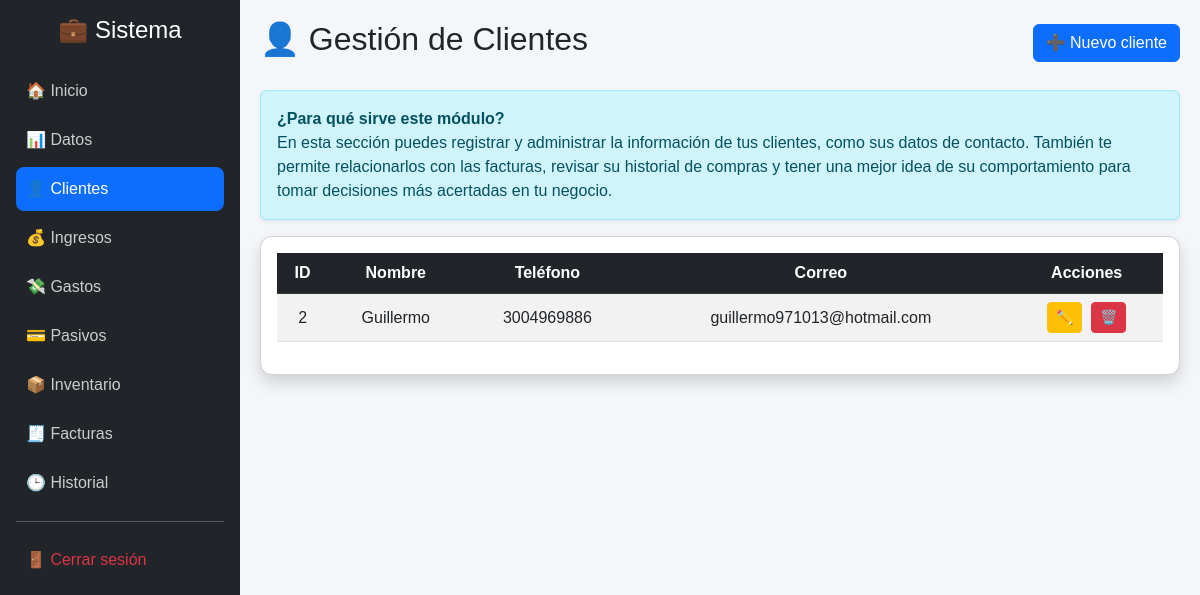
The page /sistema_financiero/modules/clientes/index.php (signed in) on the database its author committed.
### tables this page shows
CREATE TABLE `clientes` (
  `id` int(11) NOT NULL,
  `nombre` varchar(100) DEFAULT NULL,
  `telefono` varchar(20) DEFAULT NULL,
  `email` varchar(100) DEFAULT NULL,
  `puntos` int(11) DEFAULT 0
);

### sistema_financiero/modules/clientes/index.php (the view, shortened to what this page needs)
<?php
include($_SERVER['DOCUMENT_ROOT']."/sistema_financiero/config/conexion.php");
?>
<!DOCTYPE html>
<html>
<head>
    <link href="https://cdn.jsdelivr.net/npm/bootstrap@5.3.0/dist/css/bootstrap.min.css" rel="stylesheet">
</head>
<body>
<div class="sidebar bg-dark text-white p-3">
    <h4 class="text-center mb-4">💼 Sistema</h4>
    <a href="/sistema_financiero/public/index.php" class="menu-item">🏠 Inicio</a>
    <a href="/sistema_financiero/public/dashboard.php" class="menu-item">📊 Datos</a>
    <a href="/sistema_financiero/modules/clientes/" class="menu-item active">👤 Clientes</a>
    <a href="/sistema_financiero/modules/ingresos/" class="menu-item">💰 Ingresos</a>
    <a href="/sistema_financiero/modules/gastos/" class="menu-item">💸 Gastos</a>
    <a href="/sistema_financiero/modules/pasivos/" class="menu-item">💳 Pasivos</a>
    <a href="/sistema_financiero/modules/inventario/" class="menu-item">📦 Inventario</a>
    <a href="/sistema_financiero/modules/facturas/" class="menu-item">🧾 Facturas</a>
    <a href="/sistema_financiero/modules/historial/" class="menu-item">🕒 Historial</a>
    <hr>
    <a href="/sistema_financiero/auth/logout.php" class="menu-item text-danger">
        🚪 Cerrar sesión
    </a>
</div>
<div class="content">
    <div class="d-flex justify-content-between align-items-center mb-4">
        <h2>👤 Gestión de Clientes</h2>
        <a href="crear.php" class="btn btn-primary">
            ➕ Nuevo cliente
        </a>
    </div>
    <div class="alert alert-info shadow-sm">
        <strong>¿Para qué sirve este módulo?</strong><br>
        En esta sección puedes registrar y administrar la información de tus clientes,
        como sus datos de contacto. También te permite relacionarlos con las facturas,
        revisar su historial de compras y tener una mejor idea de su comportamiento para
        tomar decisiones más acertadas en tu negocio.
    </div>
    <div class="card shadow p-3">
        <table class="table table-hover table-striped text-center align-middle">
            <thead class="table-dark">
                <tr>
                    <th>ID</th>
                    <th>Nombre</th>
                    <th>Teléfono</th>
                    <th>Correo</th>
                    <th>Acciones</th>
                </tr>
            </thead>
            <tbody>
            <?php
            $result = $conn->query("SELECT * FROM clientes");
            while ($row = $result->fetch_assoc()) {
                echo "<tr>
                    <td>{$row['id']}</td>
                    <td>{$row['nombre']}</td>
                    <td>{$row['telefono']}</td>
                    <td>{$row['email']}</td>
                    <td>
                        <a href='editar.php?id={$row['id']}'
                           class='btn btn-sm btn-warning me-1'>
                           ✏️
                        </a>
                        <a href='eliminar.php?id={$row['id']}'
                           class='btn btn-sm btn-danger'
                           onclick=\"return confirm('¿Eliminar este cliente?')\">
                           🗑️
                        </a>
                    </td>
                </tr>";
            }
            ?>
            </tbody>
        </table>
    </div>
</div>
</body>
</html>

### sistema_financiero/modules/clientes/index.php (style rules this page uses)
body { background-color: #f4f6f9; margin: 0; font-family: Arial; }
.sidebar { width: 240px; height: 100vh; position: fixed; top: 0; left: 0; }
.content { margin-left: 240px; padding: 20px; }
.card { border-radius: 12px; }
.menu-item { display: block; color: #ccc; padding: 10px; border-radius: 8px; text-decoration: none; margin-bottom: 5px; transition: 0.3s; }
.menu-item.active { background: #0d6efd; color: white; }

### rows shown on the page
clientes: id "2", nombre "Guillermo", telefono "3004969886", email "guillermo971013@hotmail.com"
